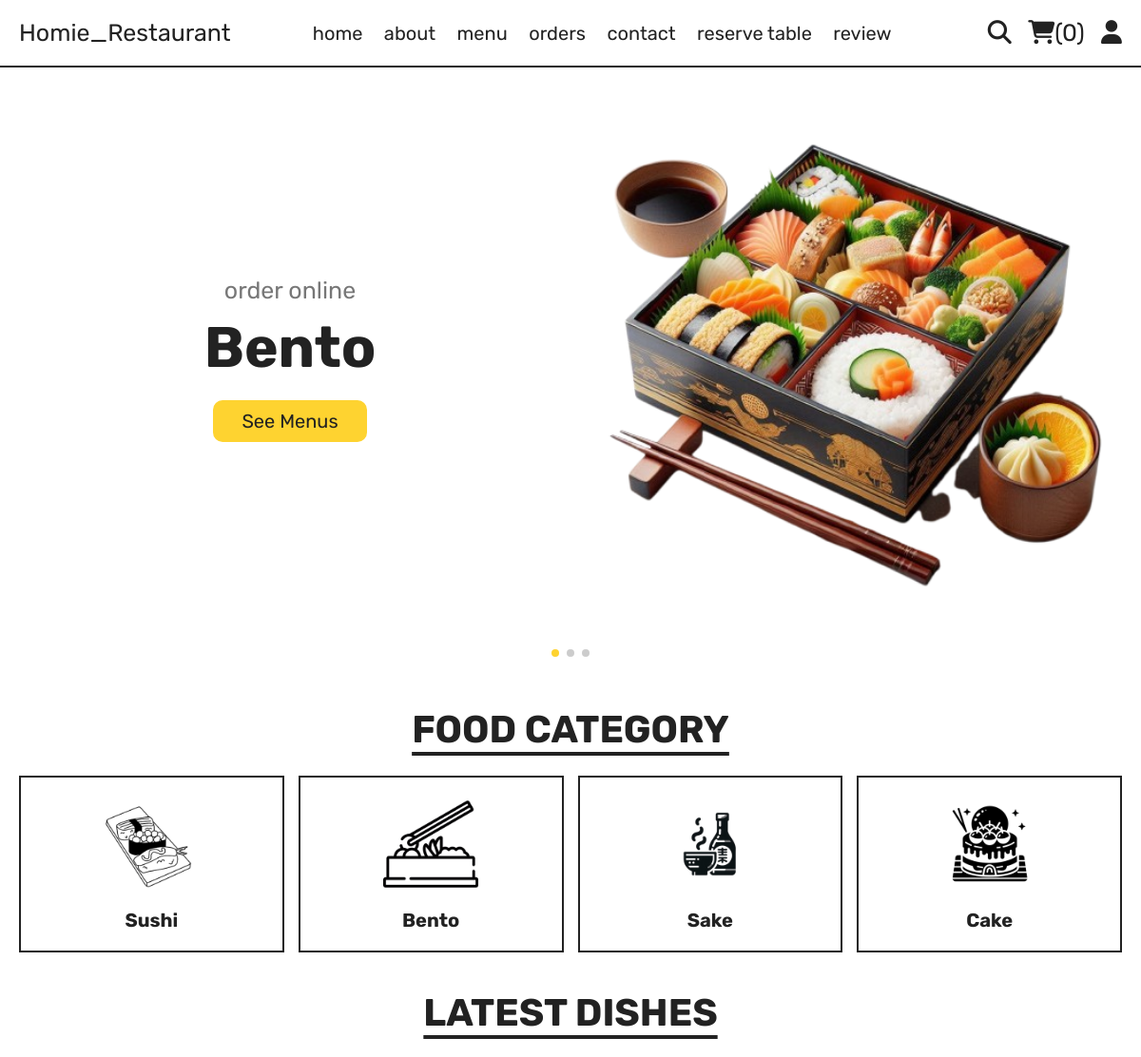
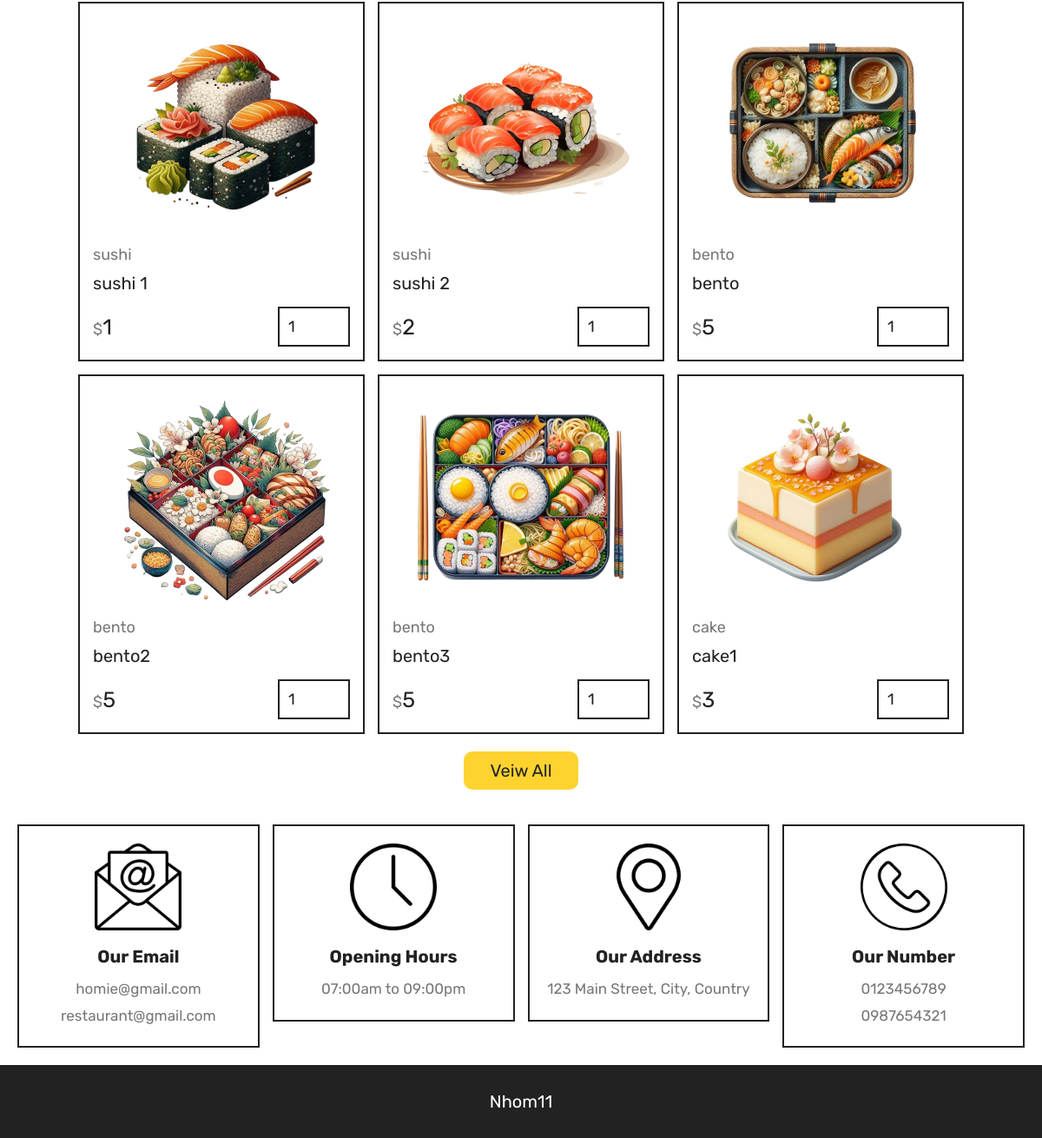
The app's page /home.php with its own data (2 pictures, top to bottom).
### tables this page shows
CREATE TABLE `products` (
  `id` int(100) NOT NULL,
  `name` varchar(100) NOT NULL,
  `category` varchar(100) NOT NULL,
  `price` int(10) NOT NULL,
  `image` varchar(100) NOT NULL
);

CREATE TABLE `footer` (
   `id` int(11) NOT NULL AUTO_INCREMENT,
   `email1` varchar(255) NOT NULL,
   `email2` varchar(255) NOT NULL,
   `opening_hours` varchar(100) NOT NULL,
   `address` varchar(255) NOT NULL,
   `phone1` varchar(15) NOT NULL,
   `phone2` varchar(15) NOT NULL,
   PRIMARY KEY (`id`)
);

### components/connect.php (called while the page is built, shortened)
<?php
class DatabaseConnections
{
    private $connections = [];
    private $maxRetries = 15;
    public function __construct()
    {
        $this->verifyTables();
    }
    private function initializeConnections()
    {
        $retryCount = 0;
        $options = [
            PDO::ATTR_ERRMODE => PDO::ERRMODE_EXCEPTION,
            PDO::ATTR_TIMEOUT => 60,
            PDO::MYSQL_ATTR_INIT_COMMAND => "SET NAMES utf8mb4",
            PDO::ATTR_PERSISTENT => true
        ];
        while ($retryCount < $this->maxRetries) {
            try {
                $this->connections['user'] = new PDO(
                    'mysql:host=user-db;dbname=user_service;charset=utf8mb4',
                    'root',
                    'root',
                    $options
                );
                $this->connections['product'] = new PDO(
                    'mysql:host=product-db;dbname=product_service;charset=utf8mb4',
                    'root',
                    'root',
                    $options
                );
                $this->connections['order'] = new PDO(
                    'mysql:host=order-db;dbname=order_service;charset=utf8mb4',
                    'root',
                    'root',
                    $options
                );
                $this->connections['content'] = new PDO(
                    'mysql:host=content-db;dbname=content_service;charset=utf8mb4',
                    'root',
                    'root',
                    $options
                );
                return;
            } catch (PDOException $e) {
                sleep(5);
                $retryCount++;
                if ($retryCount == $this->maxRetries) {
                    die('Failed to connect after ' . $this->maxRetries . ' attempts: ' . $e->getMessage());
                }
            }
        }
    }
    private function verifyTables()
    {
        try {
            $contentDb = $this->getConnection('content');
            $stmt = $contentDb->query("SHOW TABLES LIKE 'messages'");
        } catch (PDOException $e) {
            die('Table verification failed: ' . $e->getMessage());
        }
    }
    public function getConnection($service)
    {
        return $this->connections[$service] ?? null;
    }
}
$db = new DatabaseConnections();
?>

### home.php (the view, shortened to what this page needs)
<?php
include 'components/connect.php';
?>
<!DOCTYPE html>
<html lang="en">
<head>
   <link rel="stylesheet" href="https://unpkg.com/swiper@8/swiper-bundle.min.css" />
   <link rel="stylesheet" href="https://cdnjs.cloudflare.com/ajax/libs/font-awesome/6.1.1/css/all.min.css">
   <link rel="stylesheet" href="css/style.css">
</head>
<body>
   <?php include 'components/user_header.php'; ?>
   <section class="hero">
      <div class="swiper hero-slider">
         <div class="swiper-wrapper">
            <div class="swiper-slide slide">
               <div class="content">
                  <span>order online</span>
                  <h3>bento</h3>
                  <a href="menu.php" class="btn">see menus</a>
               </div>
               <div class="image">
                  <img src="images/home-img-1.png" alt="">
               </div>
            </div>
            <div class="swiper-slide slide">
               <div class="content">
                  <span>order online</span>
                  <h3>sushi</h3>
                  <a href="menu.php" class="btn">see menus</a>
               </div>
               <div class="image">
                  <img src="images/home-img-2.png" alt="">
               </div>
            </div>
            <div class="swiper-slide slide">
               <div class="content">
                  <span>order online</span>
                  <h3>cake</h3>
                  <a href="menu.php" class="btn">see menus</a>
               </div>
               <div class="image">
                  <img src="images/home-img-3.png" alt="">
               </div>
            </div>
         </div>
         <div class="swiper-pagination"></div>
      </div>
   </section>
   <section class="category">
      <h1 class="title">food category</h1>
      <div class="box-container">
         <a href="category.php?category=sushi" class="box">
            <img src="images/cat-1.png" alt="">
            <h3>sushi</h3>
         </a>
         <a href="category.php?category=bento" class="box">
            <img src="images/cat-2.png" alt="">
            <h3>bento</h3>
         </a>
         <a href="category.php?category=sake" class="box">
            <img src="images/cat-3.png" alt="">
            <h3>sake</h3>
         </a>
         <a href="category.php?category=cake" class="box">
            <img src="images/cat-4.png" alt="">
            <h3>cake</h3>
         </a>
      </div>
   </section>
   <section class="products">
      <h1 class="title">latest dishes</h1>
      <div class="box-container">
         <?php
         $select_products = $db->getConnection('product')->prepare("SELECT * FROM products LIMIT 6");
         $select_products->execute();
         if ($select_products->rowCount() > 0) {
            while ($fetch_products = $select_products->fetch(PDO::FETCH_ASSOC)) {
               ?>
               <form action="" method="post" class="box">
                  <img src="uploaded_img/<?= $fetch_products['image']; ?>" alt="">
                  <a href="category.php?category=<?= $fetch_products['category']; ?>"
                     class="cat"><?= $fetch_products['category']; ?></a>
                  <div class="name"><?= $fetch_products['name']; ?></div>
                  <div class="flex">
                     <div class="price"><span>$</span><?= $fetch_products['price']; ?></div>
                     <input type="number" name="qty" class="qty" min="1" max="99" value="1" maxlength="2">
                  </div>
               </form>
               <?php
            }
         } else {
            echo '<p class="empty">no products added yet!</p>';
         }
         ?>
      </div>
      <div class="more-btn">
         <a href="menu.php" class="btn">veiw all</a>
      </div>
   </section>
   <?php include 'components/footer.php'; ?>
</body>
</html>

### components/footer.php
<footer class="footer">
   <section class="grid">
      <?php
      try {
         $select_footer = $db->getConnection('content')->prepare("SELECT * FROM `footer` LIMIT 1");
         $select_footer->execute();
         $footer_info = $select_footer->fetch(PDO::FETCH_ASSOC);
      } catch (PDOException $e) {
         $footer_info = null;
         error_log("Footer DB Error: " . $e->getMessage());
      }
      if ($footer_info) {
         ?>
         <div class="box">
            <img src="images/email-icon.png" alt="">
            <h3>Our Email</h3>
            <a
               href="mailto:<?= htmlspecialchars($footer_info['email1']); ?>"><?= htmlspecialchars($footer_info['email1']); ?></a>
            <a
               href="mailto:<?= htmlspecialchars($footer_info['email2']); ?>"><?= htmlspecialchars($footer_info['email2']); ?></a>
         </div>
         <div class="box">
            <img src="images/clock-icon.png" alt="">
            <h3>Opening Hours</h3>
            <p><?= htmlspecialchars($footer_info['opening_hours']); ?></p>
         </div>
         <div class="box">
            <img src="images/map-icon.png" alt="">
            <h3>Our Address</h3>
            <a href="#"><?= htmlspecialchars($footer_info['address']); ?></a>
         </div>
         <div class="box">
            <img src="images/phone-icon.png" alt="">
            <h3>Our Number</h3>
            <a
               href="tel:<?= htmlspecialchars($footer_info['phone1']); ?>"><?= htmlspecialchars($footer_info['phone1']); ?></a>
            <a
               href="tel:<?= htmlspecialchars($footer_info['phone2']); ?>"><?= htmlspecialchars($footer_info['phone2']); ?></a>
         </div>
         <?php
      } else {
         echo '<p>No footer information available.</p>';
      }
      ?>
   </section>
   <div class="credit">Nhom11</div>
</footer>

### css/style.css (style rules this page uses)
:root { --yellow: #fed330; --red: #e74c3c; --white: #fff; --black: #222; --light-color: #777; --border: 0.2rem solid var(--black); }
h1 { text-align: center; margin-bottom: 20px; }
h1 { text-align: center; margin-bottom: 20px; font-size: 2.5rem; }
* { font-family: "Rubik", sans-serif; margin: 0; padding: 0; box-sizing: border-box; outline: none; border: none; text-decoration: none; }
html { font-size: 62.5%; overflow-x: hidden; scroll-behavior: smooth; stop-opacity: 7rem; }
section { margin: 0 auto; max-width: 1200px; padding: 2rem; }
.title { text-align: center; margin-bottom: 2.5rem; font-size: 4rem; color: var(--black); text-transform: uppercase; text-decoration: underline; text-underline-offset: 1rem; }
.btn, .delete-btn { margin-top: 1rem; display: inline-block; font-size: 2rem; padding: 1rem 3rem; cursor: pointer; text-transform: capitalize; transition: 0.2s linear; border-radius: 10px; }
.btn { background-color: var(--yellow); color: var(--black); }
.hero .slide { display: flex; align-items: center; flex-wrap: wrap-reverse; gap: 2rem; margin-bottom: 4rem; }
.hero .slide .image { flex: 1 1 40rem; }
.hero .slide .image img { width: 100%; }
.hero .slide .content { flex: 1 1 40rem; text-align: center; }
.hero .slide .content span { font-size: 2.5rem; color: var(--light-color); }
.hero .slide .content h3 { margin: 1rem 0; font-size: 6rem; color: var(--black); text-transform: capitalize; }
.category .box-container { display: grid; grid-template-columns: repeat(auto-fit, minmax(27rem, 1fr)); gap: 1.5rem; align-items: flex-start; }
.category .box-container .box { border: var(--border); padding: 2rem; text-align: center; }
.category .box-container .box img { width: 100%; height: 10rem; object-fit: contain; }
.category .box-container .box h3 { font-size: 2rem; margin-top: 1.5rem; color: var(--black); text-transform: capitalize; }
.products .box-container { display: grid; grid-template-columns: repeat(auto-fit, 33rem); justify-content: center; align-items: flex-start; gap: 1.5rem; }
.products .box-container .box { border: var(--border); padding: 1.5rem; position: relative; overflow: hidden; }
.products .box-container .box img { height: 25rem; width: 100%; object-fit: contain; margin-bottom: 1rem; }
.products .box-container .box .cat { font-size: 1.8rem; color: var(--light-color); }
.products .box-container .box .name { font-size: 2rem; color: var(--black); margin: 1rem 0; }
.products .box-container .box .flex { display: flex; align-items: center; gap: 1rem; margin-top: 1.5rem; }
.products .box-container .box .flex .price { margin-right: auto; font-size: 2.5rem; color: var(--black); }
.products .box-container .box .flex .price span { color: var(--light-color); font-size: 1.8rem; }
.products .box-container .box .flex .qty { padding: 1rem; border: var(--border); font-size: 1.8rem; color: var(--black); }
.products .more-btn { margin-top: 1rem; text-align: center; }
.footer .grid { display: grid; grid-template-columns: repeat(auto-fit, minmax(27rem, 1fr)); gap: 1.5rem; align-items: flex-start; }
.footer .grid .box { border: var(--border); padding: 2rem; text-align: center; }
.footer .grid .box img { height: 10rem; width: 100%; object-fit: contain; margin-bottom: 0.5rem; }
.footer .grid .box h3 { margin: 1rem 0; font-size: 2rem; color: var(--black); text-transform: capitalize; }
.footer .grid .box p, .footer .grid .box a { display: block; font-size: 1.7rem; color: var(--light-color); line-height: 1.8; }
.credit { padding: 3rem 2rem; text-align: center; background-color: var(--black); color: var(--white); font-size: 2rem; text-transform: capitalize; }

### records on screen
products: image (picture), category "sushi", name "sushi 1", price "1"
products: image (picture), category "sushi", name "sushi 2", price "2"
products: image (picture), category "bento", name "bento", price "5"
products: image (picture), category "bento", name "bento2", price "5"
products: image (picture), category "bento", name "bento3", price "5"
products: image (picture), category "cake", name "cake1", price "3"
footer: email1 "homie@gmail.com", email2 "restaurant@gmail.com", opening_hours "07:00am to 09:00pm", address "123 Main Street, City, Country", phone1 "0123456789", phone2 "0987654321"

### other values on screen
$total_cart_items "0"
